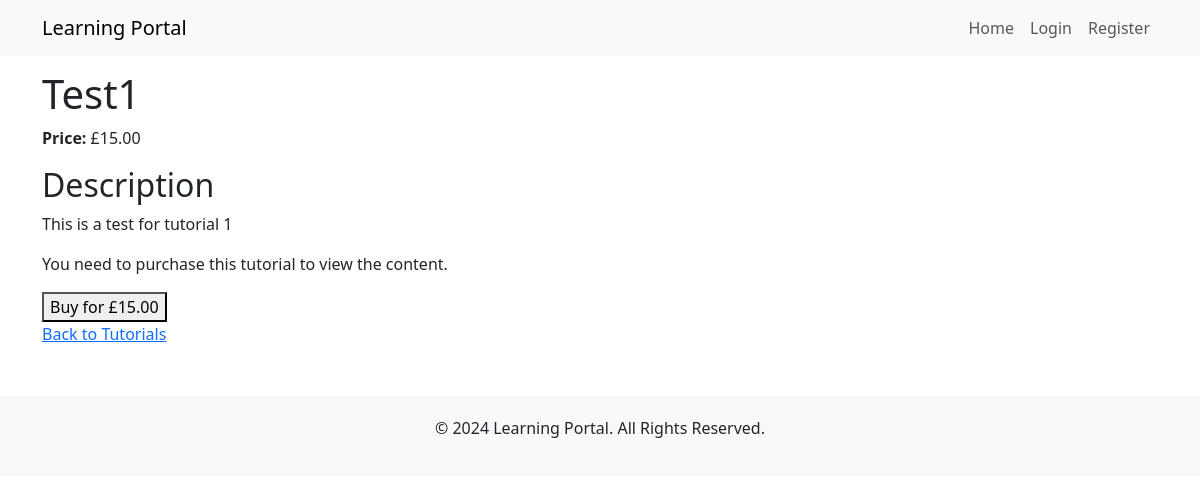
/tutorial/1/, run on an earlier commit of the app's database.
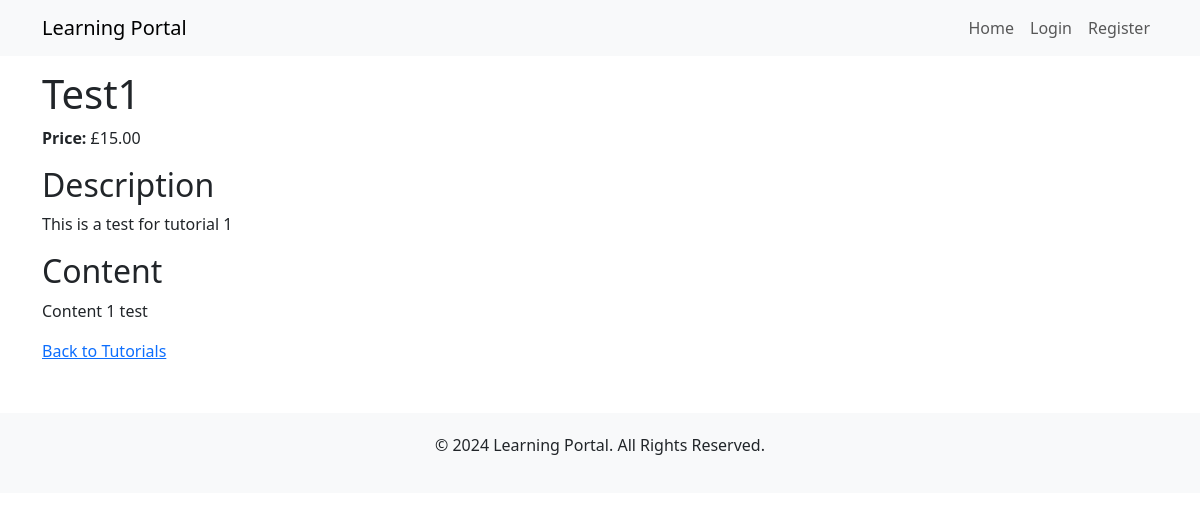
And on a later commit of the database.
### main/models.py (models this page shows, shortened)
class Tutorial(models.Model):
    title = models.CharField(max_length=200)
    description = models.TextField()
    content = models.TextField()
    price = models.DecimalField(max_digits=6, decimal_places=2)
    created_at = models.DateTimeField(auto_now_add=True)
    purchased = models.BooleanField(default=False)  # New field

### main/views.py (the view)
# urls.py: path('tutorial/<int:pk>/', views.tutorial_detail, name='tutorial_detail'),
def tutorial_detail(request, pk):
    tutorial = get_object_or_404(Tutorial, pk=pk)
    return render(request, 'main/tutorial_detail.html', {'tutorial': tutorial})

### main/templatetags/custom_filters.py (called while the page is built)
@register.filter
def currency(value):
    return "£{:,.2f}".format(value)

### main/templates/main/tutorial_detail.html (shortened to what this page needs)
{% extends 'main/base.html' %}
{% load custom_filters %}
{% block content %}
    <h1>{{ tutorial.title }}</h1>
    <p><strong>Price:</strong> {{ tutorial.price|currency }}</p>
    <h2>Description</h2>
    <p>{{ tutorial.description }}</p>
    {% if tutorial.purchased %}
        <h2>Content</h2>
        <p>{{ tutorial.content }}</p>
    {% else %}
        <p>You need to purchase this tutorial to view the content.</p>
        <form action="{% url 'checkout' tutorial.pk %}" method="get">
            <button type="submit">Buy for {{ tutorial.price|currency }}</button>
        </form>
    {% endif %}
    <a href="{% url 'home' %}">Back to Tutorials</a>
{% endblock %}

What changed in the data, as far as the page shows it:
changed Tutorial "Test1": purchased False → True (drawn); content (not shown) → "Content 1 test"; price "£15.00" → (not shown)
Also different on the page:
text no longer shown: "You need to purchase this tutorial to view the content. Buy for"
text now shown: "Content"
